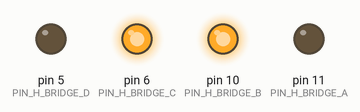
This program was run on a simulated Arduino Uno, built with avr-gcc and run on an emulated ATmega328P. Shown: output pins drawn as LEDs (lit = HIGH).

Above: at 1.0 s.
At 3.0 s:
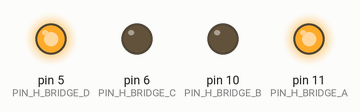
Timing chart, 0 to 5.2 s (numbered marks = the images above):
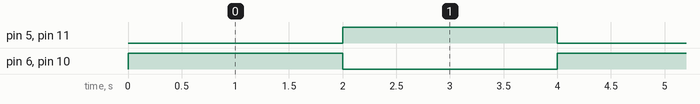

The program:

main.cpp
```cpp
#include <Arduino.h>

// PINS H Bridge L298n

const int8_t PIN_H_BRIDGE_A = 11;
const int8_t PIN_H_BRIDGE_B = 10;
const int8_t PIN_H_BRIDGE_C = 6;
const int8_t PIN_H_BRIDGE_D = 5;

// Methods
void moveForwardStart();
void moveForwardStop();

void moveBackwardStart();
void moveBackwardStop();

void setup()
{
  pinMode(PIN_H_BRIDGE_A, OUTPUT);
  pinMode(PIN_H_BRIDGE_B, OUTPUT);
  pinMode(PIN_H_BRIDGE_C, OUTPUT);
  pinMode(PIN_H_BRIDGE_D, OUTPUT);
}

void loop()
{
  moveForwardStart();
  delay(2000);
  moveForwardStop();
  moveBackwardStart();
  delay(2000);
  moveBackwardStop();
}

// Method's implementation

void moveForwardStart()
{
  digitalWrite(PIN_H_BRIDGE_B, HIGH);
  digitalWrite(PIN_H_BRIDGE_C, HIGH);
};

void moveForwardStop()
{
  digitalWrite(PIN_H_BRIDGE_B, LOW);
  digitalWrite(PIN_H_BRIDGE_C, LOW);
};

void moveBackwardStart()
{
  digitalWrite(PIN_H_BRIDGE_A, HIGH);
  digitalWrite(PIN_H_BRIDGE_D, HIGH);
};

void moveBackwardStop()
{
  digitalWrite(PIN_H_BRIDGE_A, LOW);
  digitalWrite(PIN_H_BRIDGE_D, LOW);
};
```

Measured:
- by itself, pin 5 (PIN_H_BRIDGE_D), pin 6 (PIN_H_BRIDGE_C), pin 10 (PIN_H_BRIDGE_B), pin 11 (PIN_H_BRIDGE_A): alternates HIGH for 2.0 s and LOW for 2.0 s
- by itself, everything shown: repeats every 4.0 s, in 3 steps
